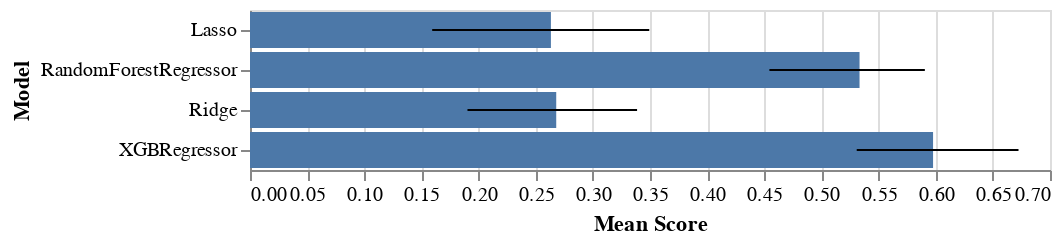

The notebook cell this image was saved under:
### Code cell
bars = alt.Chart(results).mark_bar().encode(
    x=alt.X('mean(Score):Q', title='Mean Score'),
    y=alt.Y('Model:N', sort=alt.EncodingSortField(op='mean', field='Score', order='descending'))
)

error_bars = bars.mark_errorbar(extent='ci').encode(
    x=alt.X('Score:Q', title='Mean Score')
)

bars + error_bars

### Figure 1 — Vega-Lite specification as saved in the notebook (floating-point values rounded to 4 significant figures)
{"config": {"view": {"continuousWidth": 400, "continuousHeight": 300}}, "layer": [{"mark": "bar", "encoding": {"x": {"aggregate": "mean", "field": "Score", "title": "Mean Score", "type": "quantitative"}, "y": {"field": "Model", "sort": {"field": "Score", "op": "mean", "order": "descending"}, "type": "nominal"}}}, {"mark": {"type": "errorbar", "extent": "ci"}, "encoding": {"x": {"field": "Score", "title": "Mean Score", "type": "quantitative"}, "y": {"field": "Model", "sort": {"field": "Score", "op": "mean", "order": "descending"}, "type": "nominal"}}}], "data": {"name": "data-d09e4751a5b6d5bd0c0b097faec946b8"}, "$schema": "https://vega.github.io/schema/vega-lite/v4.17.0.json", "datasets": {"data-d09e4751a5b6d5bd0c0b097faec946b8": [{"K": 0, "Model": "Lasso", "Score": 0.2116}, {"K": 1, "Model": "Lasso", "Score": 0.4222}, {"K": 2, "Model": "Lasso", "Score": 0.3373}, {"K": 3, "Model": "Lasso", "Score": -0.05668}, {"K": 4, "Model": "Lasso", "Score": 0.26}, {"K": 5, "Model": "Lasso", "Score": 0.3522}, {"K": 6, "Model": "Lasso", "Score": 0.3438}, {"K": 7, "Model": "Lasso", "Score": 0.236}, {"K": 0, "Model": "Ridge", "Score": 0.2102}, {"K": 1, "Model": "Ridge", "Score": 0.4021}, {"K": 2, "Model": "Ridge", "Score": 0.3297}, {"K": 3, "Model": "Ridge", "Score": 0.02715}, {"K": 4, "Model": "Ridge", "Score": 0.2465}, {"K": 5, "Model": "Ridge", "Score": 0.3379}, {"K": 6, "Model": "Ridge", "Score": 0.3542}, {"K": 7, "Model": "Ridge", "Score": 0.2358}, {"K": 0, "Model": "RandomForestRegressor", "Score": 0.5825}, {"K": 1, "Model": "RandomForestRegressor", "Score": 0.5586}, {"K": 2, "Model": "RandomForestRegressor", "Score": 0.5654}, {"K": 3, "Model": "RandomForestRegressor", "Score": 0.4849}, {"K": 4, "Model": "RandomForestRegressor", "Score": 0.3078}, {"K": 5, "Model": "RandomForestRegressor", "Score": 0.6657}, {"K": 6, "Model": "RandomForestRegressor", "Score": 0.5836}, {"K": 7, "Model": "RandomForestRegressor", "Score": 0.5183}, {"K": 0, "Model": "XGBRegressor", "Score": 0.5807}, {"K": 1, "Model": "XGBRegressor", "Score": 0.6087}, {"K": 2, "Model": "XGBRegressor", "Score": 0.5406}, {"K": 3, "Model": "XGBRegressor", "Score": 0.4579}, {"K": 4, "Model": "XGBRegressor", "Score": 0.4838}, {"K": 5, "Model": "XGBRegressor", "Score": 0.666}, {"K": 6, "Model": "XGBRegressor", "Score": 0.6428}, {"K": 7, "Model": "XGBRegressor", "Score": 0.801}]}}
